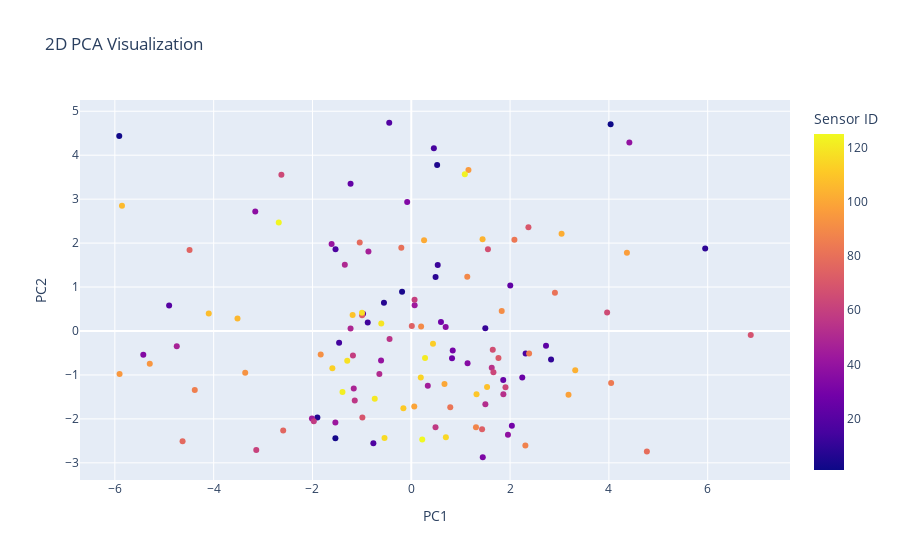
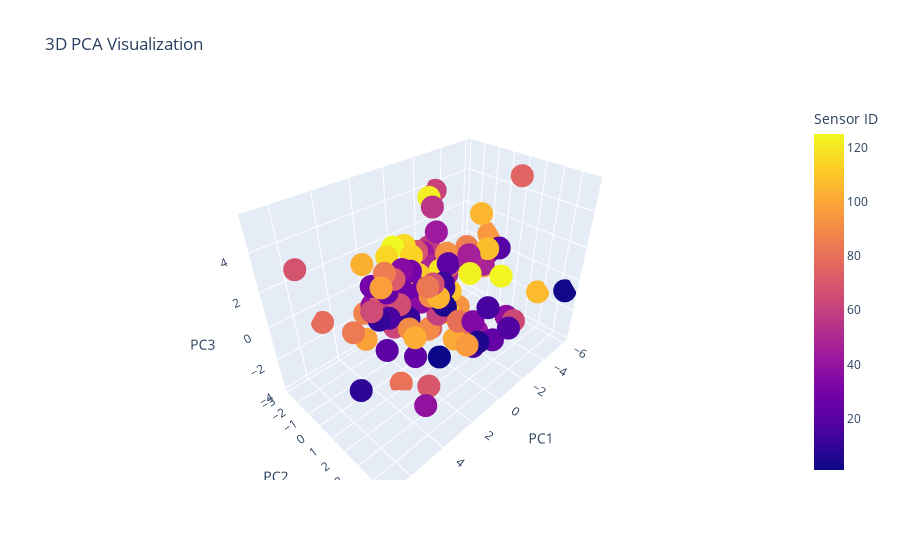

The code cell stored with these charts, in order, in its notebook:
### Markdown cell above
### 3. MI-Batch Correlation with top 10 features

### Code cell
results = evaluate_pca(df_mi, n_components=10, color_column='Sensor ID', n_clusters=3, n_components_to_use=5)

print("Evaluation Results:")
print(f"Explained Variance Ratio: {results['explained_variance_ratio']}")
print(f"Cumulative Explained Variance: {results['cumulative_explained_variance']}")
print(f"Reconstruction Error: {results['reconstruction_error']}")
print(f"Silhouette Score: {results['silhouette_score']}")
